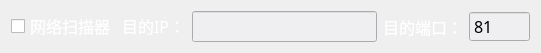
        <widget class="QWidget" name="layoutWidget">
         <property name="geometry">
          <rect>
           <x>10</x>
           <y>673</y>
           <width>541</width>
           <height>27</height>
          </rect>
         </property>
         <layout class="QHBoxLayout" name="horizontalLayout_7" stretch="1,1,3,1,1">
          <item>
           <widget class="QCheckBox" name="checkBox_14">
            <property name="font">
             <font>
              <family>微软雅黑</family>
              <pointsize>12</pointsize>
              <weight>50</weight>
              <bold>false</bold>
             </font>
            </property>
            <property name="styleSheet">
             <string notr="true">color: rgb(255, 255, 255);</string>
            </property>
            <property name="text">
             <string>网络扫描器</string>
            </property>
           </widget>
          </item>
          <item>
           <widget class="QLabel" name="label_43">
            <property name="sizePolicy">
             <sizepolicy hsizetype="Preferred" vsizetype="Fixed">
              <horstretch>0</horstretch>
              <verstretch>0</verstretch>
             </sizepolicy>
            </property>
            <property name="font">
             <font>
              <family>微软雅黑</family>
              <pointsize>12</pointsize>
             </font>
            </property>
            <property name="styleSheet">
             <string notr="true">color: rgb(255, 255, 255);
border:0px;</string>
            </property>
            <property name="text">
             <string>目的IP：</string>
            </property>
            <property name="alignment">
             <set>Qt::AlignLeading|Qt::AlignLeft|Qt::AlignVCenter</set>
            </property>
           </widget>
          </item>
          <item>
           <widget class="QLineEdit" name="lineEdit_13">
            <property name="font">
             <font>
              <family>微软雅黑</family>
              <pointsize>12</pointsize>
             </font>
            </property>
            <property name="styleSheet">
             <string notr="true">background-color: rgb(239, 239, 241);</string>
            </property>
            <property name="placeholderText">
             <string/>
            </property>
           </widget>
          </item>
          <item>
           <widget class="QLabel" name="label_38">
            <property name="font">
             <font>
              <family>微软雅黑</family>
              <pointsize>12</pointsize>
             </font>
            </property>
            <property name="styleSheet">
             <string notr="true">color: rgb(255, 255, 255);
border:0px;</string>
            </property>
            <property name="text">
             <string>目的端口：</string>
            </property>
            <property name="alignment">
             <set>Qt::AlignLeading|Qt::AlignLeft|Qt::AlignVCenter</set>
            </property>
           </widget>
          </item>
          <item>
           <widget class="QSpinBox" name="spinBox_3">
            <property name="font">
             <font>
              <family>微软雅黑</family>
              <pointsize>12</pointsize>
             </font>
            </property>
            <property name="styleSheet">
             <string notr="true">background-color: rgb(239, 239, 241);</string>
            </property>
            <property name="buttonSymbols">
             <enum>QAbstractSpinBox::NoButtons</enum>
            </property>
            <property name="maximum">
             <number>65536</number>
            </property>
            <property name="value">
             <number>81</number>
            </property>
           </widget>
          </item>
         </layout>
        </widget>
